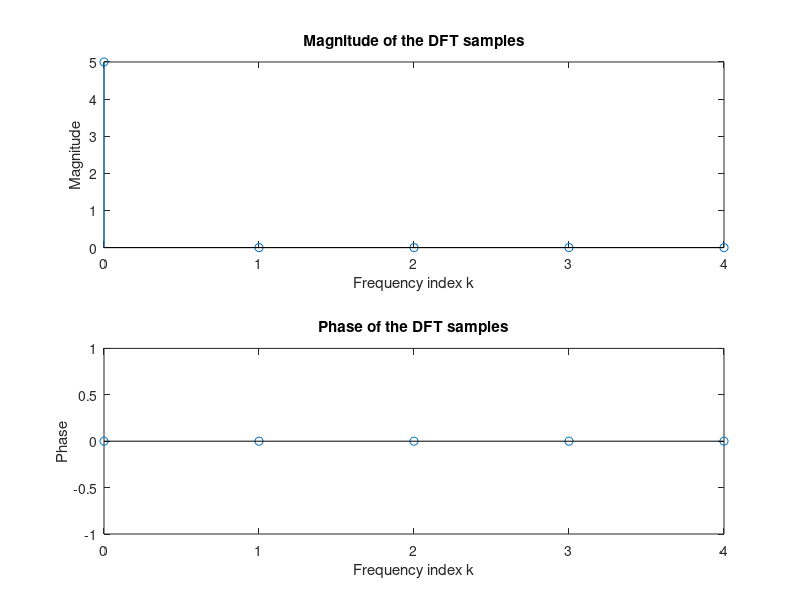

MATLAB code for this plot:
% Program 5_1
% Illustration of DFT Computation
%
% Read in the length N of sequence and the desired
% length M of the DFT
N = input('Type in the length of the sequence = ');
M = input('Type in the length of the DFT = ');
%  Generate the length-N time-domain sequence
u = [ones(1,N)];
% Compute its M-point DFT
U = fft(u,M);
% Plot the time-domain sequence and its DFT
t = 0:1:N-1;
stem(t,u)
title('Original time-domain sequence')
xlabel('Time index n'); ylabel('Amplitude')
pause
subplot(2,1,1)
k = 0:1:M-1;
stem(k,abs(U))
title('Magnitude of the DFT samples')
xlabel('Frequency index k'); ylabel('Magnitude')
subplot(2,1,2)
stem(k,angle(U))
title('Phase of the DFT samples')
xlabel('Frequency index k'); ylabel('Phase')
